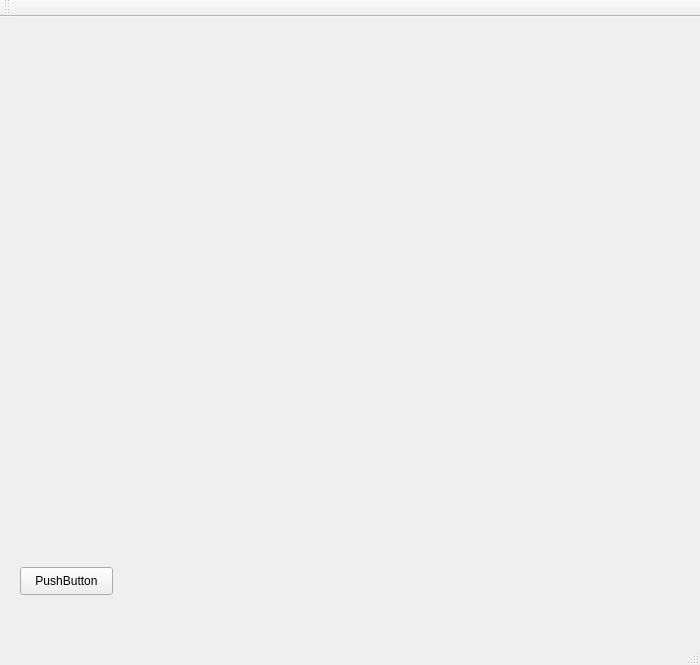
<?xml version="1.0" encoding="UTF-8"?>
<ui version="4.0">
 <class>MainWindow</class>
 <widget class="QMainWindow" name="MainWindow">
  <property name="geometry">
   <rect>
    <x>0</x>
    <y>0</y>
    <width>700</width>
    <height>665</height>
   </rect>
  </property>
  <property name="minimumSize">
   <size>
    <width>0</width>
    <height>0</height>
   </size>
  </property>
  <property name="windowTitle">
   <string>MainWindow</string>
  </property>
  <widget class="QWidget" name="centralWidget">
   <property name="minimumSize">
    <size>
     <width>700</width>
     <height>600</height>
    </size>
   </property>
   <widget class="QPushButton" name="pushButton">
    <property name="geometry">
     <rect>
      <x>20</x>
      <y>550</y>
      <width>93</width>
      <height>28</height>
     </rect>
    </property>
    <property name="text">
     <string>PushButton</string>
    </property>
   </widget>
  </widget>
  <widget class="QMenuBar" name="menuBar">
   <property name="geometry">
    <rect>
     <x>0</x>
     <y>0</y>
     <width>700</width>
     <height>17</height>
    </rect>
   </property>
  </widget>
  <widget class="QToolBar" name="mainToolBar">
   <attribute name="toolBarArea">
    <enum>TopToolBarArea</enum>
   </attribute>
   <attribute name="toolBarBreak">
    <bool>false</bool>
   </attribute>
  </widget>
  <widget class="QStatusBar" name="statusBar"/>
 </widget>
 <layoutdefault spacing="6" margin="11"/>
 <resources/>
 <connections/>
</ui>
